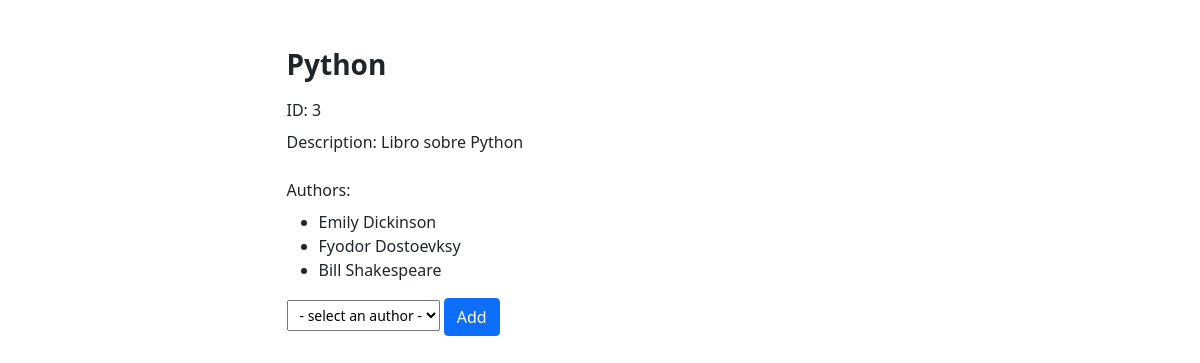
Page /books/3 on the committed database.
### book_authors_app/models.py (models this page shows)
class Book(models.Model):
    id = models.AutoField(primary_key=True)
    title = models.CharField(max_length=255)
    desc = models.TextField()
    author = models.ManyToManyField(Author, related_name="books", blank=True)
    created_at = models.DateTimeField(auto_now_add=True)
    updated_at = models.DateTimeField(auto_now=True)
    class Meta:
        managed = True
        db_table = 'books'

class Author(models.Model):
    id = models.AutoField(primary_key=True)
    first_name = models.CharField(max_length=255)
    last_name = models.CharField(max_length=255)
    notas = models.TextField(null=True, blank=True)
    created_at = models.DateTimeField(auto_now_add=True)
    updated_at = models.DateTimeField(auto_now=True)
    class Meta:
        managed = True
        db_table = 'authors'

### book_authors_app/views.py (the view)
# urls.py: path('books/<int:id_book>', views.book_view),
def book_view(request, id_book=1):
	book = Book.objects.get(id=id_book)
	context = {
		"book": book,
		"authors_list": book.author.all(),
		"other_authors": Author.objects.exclude(id__in=book.author.all()),
	}
	return render(request, "books.html", context)

### book_authors_app/templates/books.html (shortened to what this page needs)
<!DOCTYPE html>
<html lang="en">
<head>
    <link href="https://cdn.jsdelivr.net/npm/bootstrap@5.0.2/dist/css/bootstrap.min.css" rel="stylesheet">
</head>
</head>
<body>
    <div class="container my-5">
        <div class="container-fluid">
            <div class="row d-flex mb-5">
                <div class="col-7 mx-auto">
                    <h3 class="mb-3"><strong>{{book.title}}</strong></h3>
                    <p class="mb-2">ID:  {{book.id}}</p>
                    <P class="mb-4">Description:  {{book.desc}}</P>
                    <p class="mb-2">Authors:</p>
                    <ul>
                        {% for author in authors_list %}
                        <li>{{author.first_name}} {{author.last_name}}</li>
                        {% endfor %}
                    </ul>
                    <form action="{% url 'add_author_relation' %}" method="POST">
                        <select class="form-select-sm" name="author" required>
                            <option value="" selected>- select an author -</option>
                          </select>
                          <button type="submit" class="btn btn-primary">Add</button>
                    </form>
                </div>
            </div>
        </div>
    </div>
</body>
</html>

### rows in the picture
Book: title "Python", id "3", desc "Libro sobre Python"
Author: first_name "Emily", last_name "Dickinson"
Author: first_name "Fyodor", last_name "Dostoevksy"
Author: first_name "Bill", last_name "Shakespeare"
